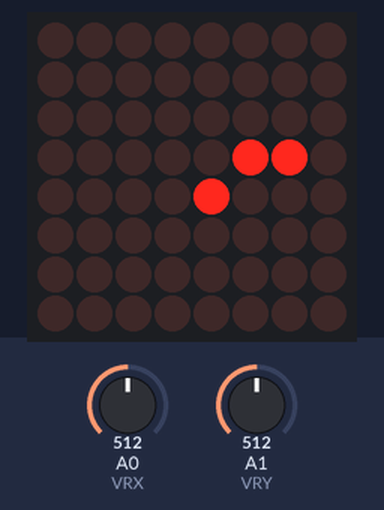
The sketch below on a simulated Arduino Uno, built with avr-gcc and run on an emulated ATmega328P. Shown: 8×8 LED matrix. Inputs (shaded band) come from the test bench; at power-on: A1 (VRY) = 512, A0 (VRX) = 512. Random numbers use the default seed unless the sketch sets one.

Above: at 1.2 s.
1.3 s: A1 (VRY) set to 585
3.9 s: A1 (VRY) set to 611
At 4.07 s:
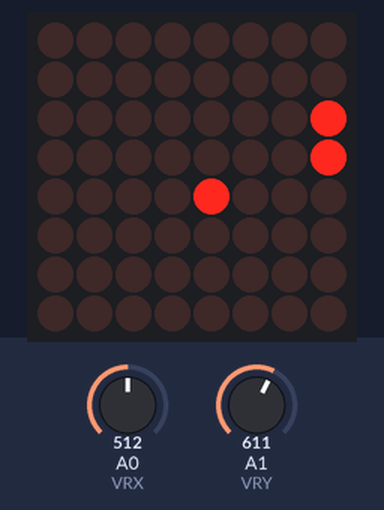
6.3 s: A0 (VRX) set to 584
7.8 s: A0 (VRX) set to 614
At 8.0 s:
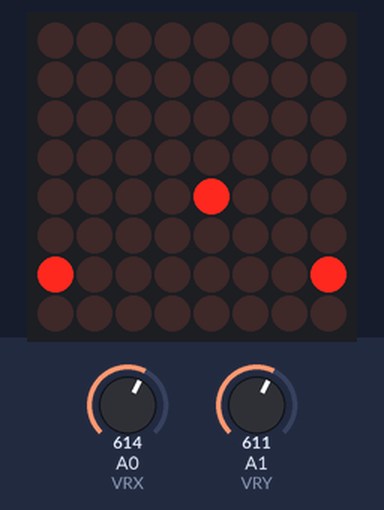
10.2 s: A0 (VRX) set to 590
At 10.42 s:
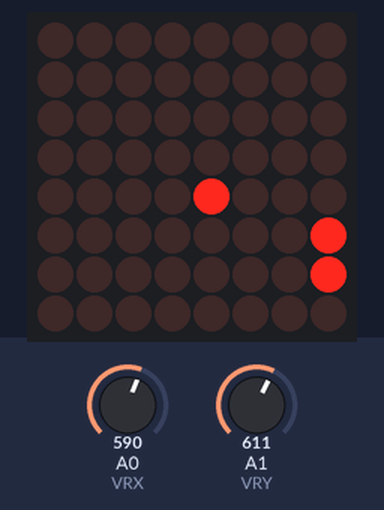
13.2 s: A0 (VRX) set to 610
At 13.44 s:
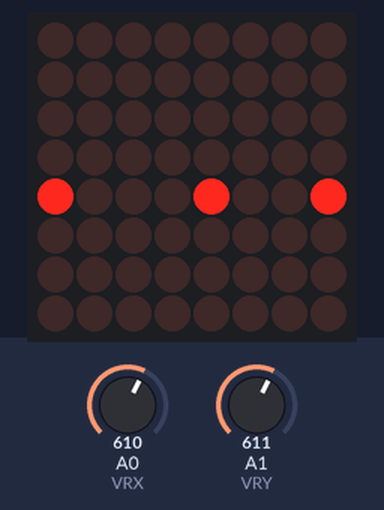
Timing chart, 0 to 16.2 s (numbered marks = the images above; inputs shaded):
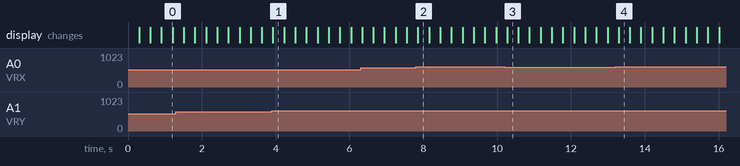

The sketch:

Snake_Game_using_DotMatrix.ino
```cpp
#include <LedControl.h>

#define DIN 11
#define CS 10
#define CLK 13

LedControl lc = LedControl(DIN, CLK, CS, 1);

// Joystick Pins
#define VRX A0
#define VRY A1

int snakeX[64];
int snakeY[64];
int length = 2;

int dirX = 1;
int dirY = 0;

int foodX = 4;
int foodY = 4;

unsigned long lastMove = 0;
int speedDelay = 300;

void setup() {
  lc.shutdown(0, false);
  lc.setIntensity(0, 8);
  lc.clearDisplay(0);

  pinMode(VRX, INPUT);
  pinMode(VRY, INPUT);

  snakeX[0] = 3;
  snakeY[0] = 3;
  snakeX[1] = 2;
  snakeY[1] = 3;

  randomSeed(analogRead(0));
}

void loop() {
  readJoystick();

  if (millis() - lastMove > speedDelay) {
    moveSnake();
    checkFood();
    drawGame();
    lastMove = millis();
  }
}

void readJoystick() {
  int x = analogRead(VRX);
  int y = analogRead(VRY);

  if (x < 400) { dirX = -1; dirY = 0; }   // LEFT
  else if (x > 600) { dirX = 1; dirY = 0; } // RIGHT
  else if (y < 400) { dirX = 0; dirY = 1; } // DOWN
  else if (y > 600) { dirX = 0; dirY = -1; } // UP
}

void moveSnake() {
  for (int i = length; i > 0; i--) {
    snakeX[i] = snakeX[i - 1];
    snakeY[i] = snakeY[i - 1];
  }

  snakeX[0] += dirX;
  snakeY[0] += dirY;

  // Wrap around edges
  if (snakeX[0] < 0) snakeX[0] = 7;
  if (snakeX[0] > 7) snakeX[0] = 0;
  if (snakeY[0] < 0) snakeY[0] = 7;
  if (snakeY[0] > 7) snakeY[0] = 0;
}

void checkFood() {
  if (snakeX[0] == foodX && snakeY[0] == foodY) {
    length++;
    foodX = random(0, 8);
    foodY = random(0, 8);
  }
}

void drawGame() {
  lc.clearDisplay(0);

  // Draw snake
  for (int i = 0; i < length; i++) {
    lc.setLed(0, snakeY[i], snakeX[i], true);
  }

  // Draw food
  lc.setLed(0, foodY, foodX, true);
}
```

Measured:
- the behaviour switches between 600 and 601 on A1 (VRY) (found by bisection; images 0 and 1)
- the behaviour switches between 600 and 601 on A0 (VRX) (found by bisection; images 1 and 2)
